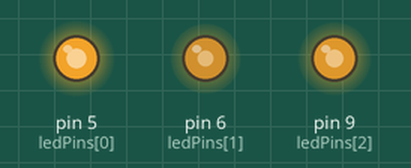
Simulated run of this sketch. Board: Arduino Uno, built with avr-gcc and run on an emulated ATmega328P. Shown: output pins drawn as LEDs (lit = HIGH). Random numbers use the default seed unless the sketch sets one.

Above: at 0.15 s.
At 4.95 s:
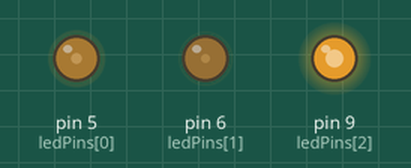
At 10.06 s:
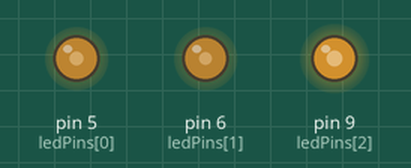
At 19.98 s:
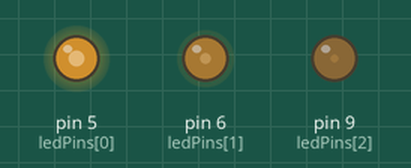
At 30.2 s:
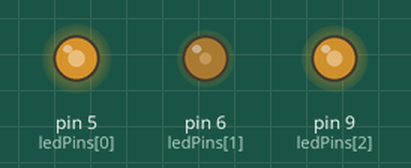
At 39.81 s:
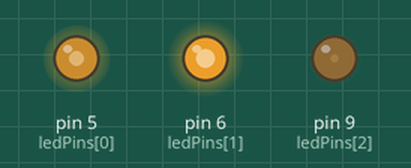
Timing chart, 0 to 40.0 s (numbered marks = the images above):
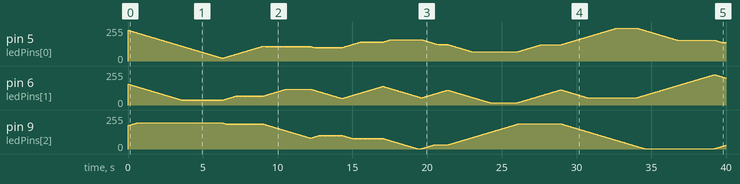

The sketch:

continuous_changing_color_RGB_LED.ino
```cpp
int ledPins[] = {5, 6, 9};
// RGB pins.
// Change this according to your own hardware setting.

int currentValues[3];
int targetValues[3];

void setup() {
  for(int index = 0; index < 3; index++) {
    pinMode(ledPins[index], OUTPUT);

    int currentValue = randomColor();
    setLed(ledPins[index], currentValue);

    currentValues[index] = currentValue;
    targetValues[index] = randomColor();
  }
}

static const int kColorValueMin = 0;
static const int kColorValueMax = 255;

// Generate random color value from K_COLOR_MIN, to K_COLOR_MAX.
int randomColor() {
  return random(kColorValueMin, kColorValueMax);
}

void loop() {
  updateAllColorsOnLED(); // Change all three LEDs' color values

  // Test current colors match target color
  if (currentColorsAreCloseToTargetColors()) {
    makeNewTargetColors();
  }

  delayForAShortTime();
}

void updateAllColorsOnLED() {
  for(int index = 0; index < 3; index++) {
    updateLedAtIndex(index);
  }
}

void updateLedAtIndex(int index) {
  if (needsIncreaseValueAtIndex(index)) {
    increaseLedCurrentValueAtIndex(index);
  } else {
    decreaseLedCurrentValueAtIndex(index);
  }
}

bool needsIncreaseValueAtIndex(int index) {
  return currentValues[index] < targetValues[index];
}

static const int kChangeStep = 1;
// This line is moved up
// from the top of function `colorsAreNotClose`.

void increaseLedCurrentValueAtIndex(int index) {
  currentValues[index] += kChangeStep;
  checkCurrentValueAtIndex(index);
  setLed(ledPins[index], currentValues[index]);
}

void decreaseLedCurrentValueAtIndex(int index) {
  currentValues[index] -= kChangeStep;
  checkCurrentValueAtIndex(index);
  setLed(ledPins[index], currentValues[index]);
}

void checkCurrentValueAtIndex(int index) {
  if (currentValues[index] < kColorValueMin) {
    currentValues[index] = kColorValueMin;
  } else if (currentValues[index] > kColorValueMax) {
    currentValues[index] = kColorValueMax;
  }
}

bool currentColorsAreCloseToTargetColors() {
  for (int index = 0; index < 3; index++) {
    if (colorsAreNotClose(currentValues[index], targetValues[index])) {
      return false;
    }
  }
  return true;
}

static const int kMultiple = 2;

/*
  Returns false if currentValue is not in the range of
  [targetValue - kMultiple * kChangeStep, targetValue + kMultiple * kChangeStep]

*/
bool colorsAreNotClose(int currentValue, int targetValue) {
  if (currentValue < targetValue - kMultiple * kChangeStep) {
    return true;
  } else if (currentValue > targetValue + kMultiple * kChangeStep) {
    return true;
  }
  return false;
}

void makeNewTargetColors() {
  for (int index = 0; index < 3; index++) {
    targetValues[index] = randomColor();
  }
}

static const int kDelayTime = 30; // ms
void delayForAShortTime() {
  delay(kDelayTime);
}

void setLed(int ledPin, int color) {
  analogWrite(ledPin, color);
}
```
